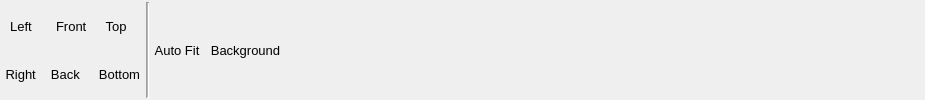
           <widget class="QWidget" name="tab_View">
            <property name="minimumSize">
             <size>
              <width>0</width>
              <height>0</height>
             </size>
            </property>
            <attribute name="title">
             <string>View</string>
            </attribute>
            <layout class="QHBoxLayout" name="horizontalLayout_21">
             <property name="spacing">
              <number>0</number>
             </property>
             <property name="leftMargin">
              <number>0</number>
             </property>
             <property name="topMargin">
              <number>2</number>
             </property>
             <property name="rightMargin">
              <number>0</number>
             </property>
             <property name="bottomMargin">
              <number>2</number>
             </property>
             <item>
              <layout class="QVBoxLayout" name="verticalLayout_7">
               <property name="spacing">
                <number>0</number>
               </property>
               <item>
                <layout class="QHBoxLayout" name="horizontalLayout_18">
                 <item>
                  <widget class="QToolButton" name="toolButto_left">
                   <property name="sizePolicy">
                    <sizepolicy hsizetype="Minimum" vsizetype="Minimum">
                     <horstretch>0</horstretch>
                     <verstretch>0</verstretch>
                    </sizepolicy>
                   </property>
                   <property name="font">
                    <font>
                     <family>Microsoft YaHei UI</family>
                     <pointsize>10</pointsize>
                     <bold>false</bold>
                    </font>
                   </property>
                   <property name="toolTip">
                    <string>Reset</string>
                   </property>
                   <property name="styleSheet">
                    <string notr="true">border:none;</string>
                   </property>
                   <property name="text">
                    <string>Left  </string>
                   </property>
                   <property name="icon">
                    <iconset resource="image.qrc">
                     <normaloff>:/img/left.png</normaloff>:/img/left.png</iconset>
                   </property>
                   <property name="iconSize">
                    <size>
                     <width>20</width>
                     <height>20</height>
                    </size>
                   </property>
                   <property name="toolButtonStyle">
                    <enum>Qt::ToolButtonTextBesideIcon</enum>
                   </property>
                  </widget>
                 </item>
                 <item>
                  <widget class="QToolButton" name="toolButto_front">
                   <property name="sizePolicy">
                    <sizepolicy hsizetype="Minimum" vsizetype="Minimum">
                     <horstretch>0</horstretch>
                     <verstretch>0</verstretch>
                    </sizepolicy>
                   </property>
                   <property name="font">
                    <font>
                     <family>Microsoft YaHei UI</family>
                     <pointsize>10</pointsize>
                     <bold>false</bold>
                    </font>
                   </property>
                   <property name="toolTip">
                    <string>Reset</string>
                   </property>
                   <property name="styleSheet">
                    <string notr="true">border:none;</string>
                   </property>
                   <property name="text">
                    <string>Front </string>
                   </property>
                   <property name="icon">
                    <iconset resource="image.qrc">
                     <normaloff>:/img/front.png</normaloff>:/img/front.png</iconset>
                   </property>
                   <property name="iconSize">
                    <size>
                     <width>20</width>
                     <height>20</height>
                    </size>
                   </property>
                   <property name="toolButtonStyle">
                    <enum>Qt::ToolButtonTextBesideIcon</enum>
                   </property>
                  </widget>
                 </item>
                 <item>
                  <widget class="QToolButton" name="toolButto_top">
                   <property name="sizePolicy">
                    <sizepolicy hsizetype="Minimum" vsizetype="Minimum">
                     <horstretch>0</horstretch>
                     <verstretch>0</verstretch>
                    </sizepolicy>
                   </property>
                   <property name="font">
                    <font>
                     <family>Microsoft YaHei UI</family>
                     <pointsize>10</pointsize>
                     <bold>false</bold>
                    </font>
                   </property>
                   <property name="toolTip">
                    <string>Reset</string>
                   </property>
                   <property name="styleSheet">
                    <string notr="true">border:none;</string>
                   </property>
                   <property name="text">
                    <string>Top   </string>
                   </property>
                   <property name="icon">
                    <iconset resource="image.qrc">
                     <normaloff>:/img/top.png</normaloff>:/img/top.png</iconset>
                   </property>
                   <property name="iconSize">
                    <size>
                     <width>20</width>
                     <height>20</height>
                    </size>
                   </property>
                   <property name="toolButtonStyle">
                    <enum>Qt::ToolButtonTextBesideIcon</enum>
                   </property>
                  </widget>
                 </item>
                </layout>
               </item>
               <item>
                <layout class="QHBoxLayout" name="horizontalLayout_19">
                 <item>
                  <widget class="QToolButton" name="toolButton_right">
                   <property name="sizePolicy">
                    <sizepolicy hsizetype="Minimum" vsizetype="Minimum">
                     <horstretch>0</horstretch>
                     <verstretch>0</verstretch>
                    </sizepolicy>
                   </property>
                   <property name="font">
                    <font>
                     <family>Microsoft YaHei UI</family>
                     <pointsize>10</pointsize>
                     <bold>false</bold>
                    </font>
                   </property>
                   <property name="toolTip">
                    <string>Toolbox</string>
                   </property>
                   <property name="styleSheet">
                    <string notr="true">border:none;</string>
                   </property>
                   <property name="text">
                    <string>Right </string>
                   </property>
                   <property name="icon">
                    <iconset resource="image.qrc">
                     <normaloff>:/img/right.png</normaloff>:/img/right.png</iconset>
                   </property>
                   <property name="iconSize">
                    <size>
                     <width>25</width>
                     <height>25</height>
                    </size>
                   </property>
                   <property name="toolButtonStyle">
                    <enum>Qt::ToolButtonTextBesideIcon</enum>
                   </property>
                  </widget>
                 </item>
                 <item>
                  <widget class="QToolButton" name="toolButto_back">
                   <property name="sizePolicy">
                    <sizepolicy hsizetype="Minimum" vsizetype="Minimum">
                     <horstretch>0</horstretch>
                     <verstretch>0</verstretch>
                    </sizepolicy>
                   </property>
                   <property name="font">
                    <font>
                     <family>Microsoft YaHei UI</family>
                     <pointsize>10</pointsize>
                     <bold>false</bold>
                    </font>
                   </property>
                   <property name="toolTip">
                    <string>Reset</string>
                   </property>
                   <property name="styleSheet">
                    <string notr="true">border:none;</string>
                   </property>
                   <property name="text">
                    <string>Back  </string>
                   </property>
                   <property name="icon">
                    <iconset resource="image.qrc">
                     <normaloff>:/img/back.png</normaloff>:/img/back.png</iconset>
                   </property>
                   <property name="iconSize">
                    <size>
                     <width>20</width>
                     <height>20</height>
                    </size>
                   </property>
                   <property name="toolButtonStyle">
                    <enum>Qt::ToolButtonTextBesideIcon</enum>
                   </property>
                  </widget>
                 </item>
                 <item>
                  <widget class="QToolButton" name="toolButto_bottom">
                   <property name="sizePolicy">
                    <sizepolicy hsizetype="Minimum" vsizetype="Minimum">
                     <horstretch>0</horstretch>
                     <verstretch>0</verstretch>
                    </sizepolicy>
                   </property>
                   <property name="font">
                    <font>
                     <family>Microsoft YaHei UI</family>
                     <pointsize>10</pointsize>
                     <bold>false</bold>
                    </font>
                   </property>
                   <property name="toolTip">
                    <string>Reset</string>
                   </property>
                   <property name="styleSheet">
                    <string notr="true">border:none;</string>
                   </property>
                   <property name="text">
                    <string>Bottom</string>
                   </property>
                   <property name="icon">
                    <iconset resource="image.qrc">
                     <normaloff>:/img/bottom.png</normaloff>:/img/bottom.png</iconset>
                   </property>
                   <property name="iconSize">
                    <size>
                     <width>20</width>
                     <height>20</height>
                    </size>
                   </property>
                   <property name="toolButtonStyle">
                    <enum>Qt::ToolButtonTextBesideIcon</enum>
                   </property>
                  </widget>
                 </item>
                </layout>
               </item>
              </layout>
             </item>
             <item>
              <widget class="Line" name="line_3">
               <property name="midLineWidth">
                <number>1</number>
               </property>
               <property name="orientation">
                <enum>Qt::Vertical</enum>
               </property>
              </widget>
             </item>
             <item>
              <layout class="QHBoxLayout" name="horizontalLayout_20">
               <property name="topMargin">
                <number>3</number>
               </property>
               <property name="bottomMargin">
                <number>3</number>
               </property>
               <item>
                <widget class="QToolButton" name="toolButton_save_3">
                 <property name="minimumSize">
                  <size>
                   <width>30</width>
                   <height>30</height>
                  </size>
                 </property>
                 <property name="font">
                  <font>
                   <family>Microsoft YaHei UI</family>
                   <pointsize>10</pointsize>
                   <bold>false</bold>
                  </font>
                 </property>
                 <property name="toolTip">
                  <string>Save</string>
                 </property>
                 <property name="styleSheet">
                  <string notr="true">border:none;</string>
                 </property>
                 <property name="text">
                  <string>Auto Fit</string>
                 </property>
                 <property name="icon">
                  <iconset resource="image.qrc">
                   <normaloff>:/img/autofit.png</normaloff>:/img/autofit.png</iconset>
                 </property>
                 <property name="iconSize">
                  <size>
                   <width>25</width>
                   <height>25</height>
                  </size>
                 </property>
                 <property name="toolButtonStyle">
                  <enum>Qt::ToolButtonTextUnderIcon</enum>
                 </property>
                </widget>
               </item>
               <item>
                <widget class="QToolButton" name="toolButton_save_4">
                 <property name="minimumSize">
                  <size>
                   <width>30</width>
                   <height>30</height>
                  </size>
                 </property>
                 <property name="font">
                  <font>
                   <family>Microsoft YaHei UI</family>
                   <pointsize>10</pointsize>
                   <bold>false</bold>
                  </font>
                 </property>
                 <property name="toolTip">
                  <string>Save</string>
                 </property>
                 <property name="styleSheet">
                  <string notr="true">border:none;</string>
                 </property>
                 <property name="text">
                  <string>Background</string>
                 </property>
                 <property name="icon">
                  <iconset resource="image.qrc">
                   <normaloff>:/img/background.png</normaloff>:/img/background.png</iconset>
                 </property>
                 <property name="iconSize">
                  <size>
                   <width>25</width>
                   <height>25</height>
                  </size>
                 </property>
                 <property name="toolButtonStyle">
                  <enum>Qt::ToolButtonTextUnderIcon</enum>
                 </property>
                </widget>
               </item>
              </layout>
             </item>
             <item>
              <spacer name="horizontalSpacer_8">
               <property name="orientation">
                <enum>Qt::Horizontal</enum>
               </property>
               <property name="sizeHint" stdset="0">
                <size>
                 <width>639</width>
                 <height>20</height>
                </size>
               </property>
              </spacer>
             </item>
            </layout>
           </widget>
